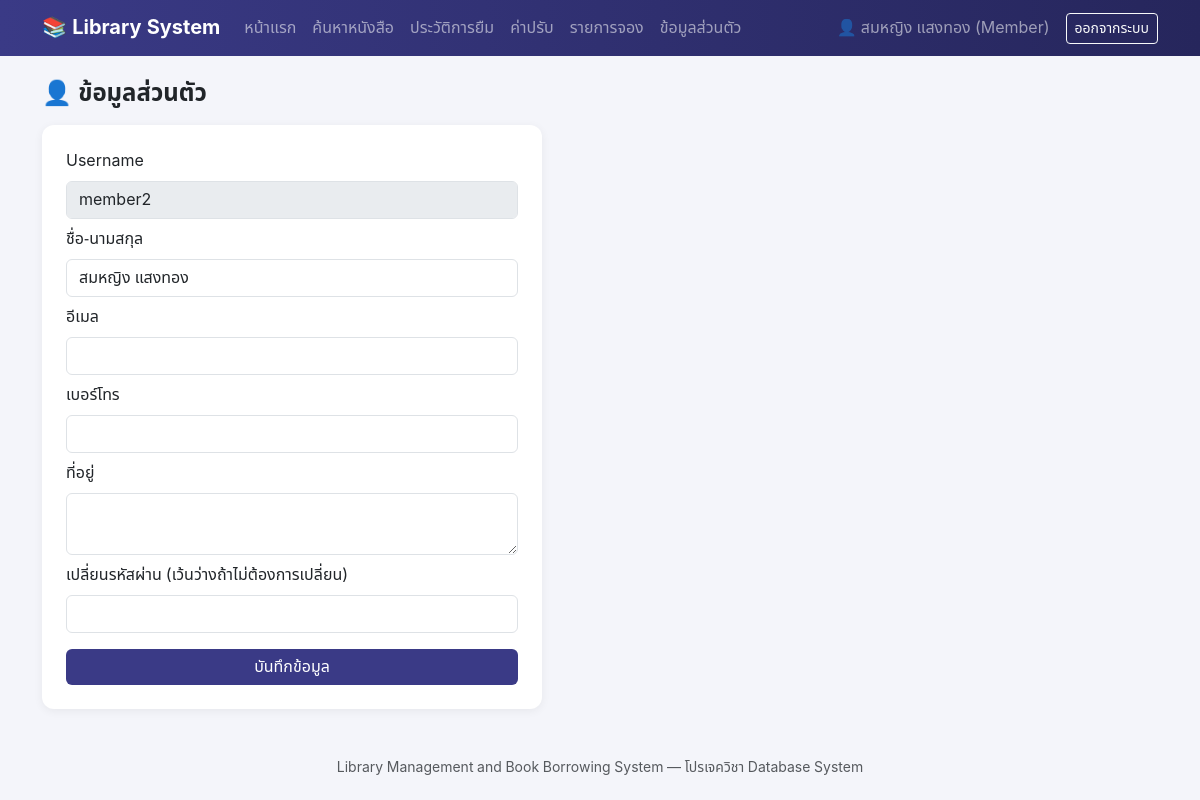
Page /member/profile.php (signed in) on the committed database.
### tables this page shows
CREATE TABLE Users (
    UserID       INT AUTO_INCREMENT PRIMARY KEY,
    Username     VARCHAR(50)  NOT NULL UNIQUE,
    PasswordHash VARCHAR(255) NOT NULL,
    FullName     VARCHAR(100) NOT NULL,
    Email        VARCHAR(100) UNIQUE,
    Phone        VARCHAR(20),
    Address      VARCHAR(255),
    RegisterDate DATETIME NOT NULL DEFAULT CURRENT_TIMESTAMP,
    RoleID       INT NOT NULL,
    Status       VARCHAR(20) NOT NULL DEFAULT 'Active',
    CONSTRAINT FK_Users_Roles
        FOREIGN KEY (RoleID) REFERENCES Roles(RoleID)
);

### includes/functions.php (called while the page is built, shortened)
<?php
function isLoggedIn(): bool {
    return isset($_SESSION['user_id']);
}
function currentUser(): ?array {
    return [
        'UserID'   => $_SESSION['user_id'],
        'Username' => $_SESSION['username'],
        'FullName' => $_SESSION['full_name'],
        'RoleName' => $_SESSION['role_name'],
    ];
}
function basePath(): string {
    static $base = null;
    if ($base === null) {
        $script = str_replace('\\', '/', dirname($_SERVER['SCRIPT_NAME']));
        if (basename($script) === 'member' || basename($script) === 'admin') {
            $script = dirname($script);
        }
        $base = rtrim($script, '/');
    }
    return $base;
}
function e(?string $s): string {
    return htmlspecialchars($s ?? '', ENT_QUOTES, 'UTF-8');
}

### member/profile.php (the view, shortened to what this page needs)
<?php
require_once __DIR__ . '/../includes/functions.php';
$db = getDB();
$uid = $_SESSION['user_id'];
$stmt = $db->prepare('SELECT * FROM Users WHERE UserID = :id');
$stmt->execute(['id' => $uid]);
require __DIR__ . '/../includes/header.php';
?>
<h4 class="fw-bold mb-3">👤 ข้อมูลส่วนตัว</h4>
<div class="card p-4" style="max-width:500px;">
  <form method="post">
    <div class="mb-2">
      <label class="form-label">Username</label>
      <input type="text" class="form-control" value="<?= e($user['Username']) ?>" disabled>
    </div>
    <div class="mb-2">
      <label class="form-label">ชื่อ-นามสกุล</label>
      <input type="text" name="full_name" class="form-control" required value="<?= e($user['FullName']) ?>">
    </div>
    <div class="mb-2">
      <label class="form-label">อีเมล</label>
      <input type="email" name="email" class="form-control" value="<?= e($user['Email']) ?>">
    </div>
    <div class="mb-2">
      <label class="form-label">เบอร์โทร</label>
      <input type="text" name="phone" class="form-control" value="<?= e($user['Phone']) ?>">
    </div>
    <div class="mb-2">
      <label class="form-label">ที่อยู่</label>
      <textarea name="address" class="form-control" rows="2"><?= e($user['Address']) ?></textarea>
    </div>
    <div class="mb-3">
      <label class="form-label">เปลี่ยนรหัสผ่าน (เว้นว่างถ้าไม่ต้องการเปลี่ยน)</label>
      <input type="password" name="new_password" class="form-control">
    </div>
    <button type="submit" class="btn btn-brand w-100">บันทึกข้อมูล</button>
  </form>
</div>
<?php require __DIR__ . '/../includes/footer.php'; ?>

### includes/header.php (shortened to what this page needs)
<?php
require_once __DIR__ . '/functions.php';
$user = currentUser();
$bp = basePath();
?>
<!DOCTYPE html>
<html lang="th">
<head>
<link href="https://cdnjs.cloudflare.com/ajax/libs/bootstrap/5.3.3/css/bootstrap.min.css" rel="stylesheet">
<link rel="stylesheet" href="<?= $bp ?>/assets/style.css">
</head>
<body>
<nav class="navbar navbar-expand-lg navbar-dark app-navbar">
  <div class="container">
    <a class="navbar-brand fw-bold" href="<?= $bp ?>/index.php">📚 Library System</a>
    <div class="collapse navbar-collapse" id="nav">
      <?php if ($user): ?>
        <ul class="navbar-nav me-auto mb-2 mb-lg-0">
        <?php if ($user['RoleName'] === 'Member'): ?>
          <li class="nav-item"><a class="nav-link" href="<?= $bp ?>/member/dashboard.php">หน้าแรก</a></li>
          <li class="nav-item"><a class="nav-link" href="<?= $bp ?>/member/books.php">ค้นหาหนังสือ</a></li>
          <li class="nav-item"><a class="nav-link" href="<?= $bp ?>/member/my_borrowings.php">ประวัติการยืม</a></li>
          <li class="nav-item"><a class="nav-link" href="<?= $bp ?>/member/my_fines.php">ค่าปรับ</a></li>
          <li class="nav-item"><a class="nav-link" href="<?= $bp ?>/member/my_reservations.php">รายการจอง</a></li>
          <li class="nav-item"><a class="nav-link" href="<?= $bp ?>/member/profile.php">ข้อมูลส่วนตัว</a></li>
        <?php endif; ?>
        </ul>
        <span class="navbar-text me-3">👤 <?= e($user['FullName']) ?> (<?= e($user['RoleName']) ?>)</span>
        <a href="<?= $bp ?>/logout.php" class="btn btn-outline-light btn-sm">ออกจากระบบ</a>
      <?php endif; ?>
    </div>
  </div>
</nav>
<div class="container py-4">

### assets/style.css (style rules this page uses)
:root { --brand: #3a3a86; --brand-dark: #26265c; --accent: #d98c3d; }
body { font-family: 'Noto Sans Thai', -apple-system, sans-serif; background: #f4f5fa; }
.app-navbar { background: linear-gradient(90deg, var(--brand), var(--brand-dark)); }
.card { border: none; border-radius: 12px; box-shadow: 0 2px 10px rgba(0,0,0,0.06); }
.btn-brand { background: var(--brand); color: #fff; border: none; }

### rows in the picture
users: FullName "สมหญิง แสงทอง", Username "member2", full_name "สมหญิง แสงทอง"

### other values in the picture
$user['RoleName'] "Member"
